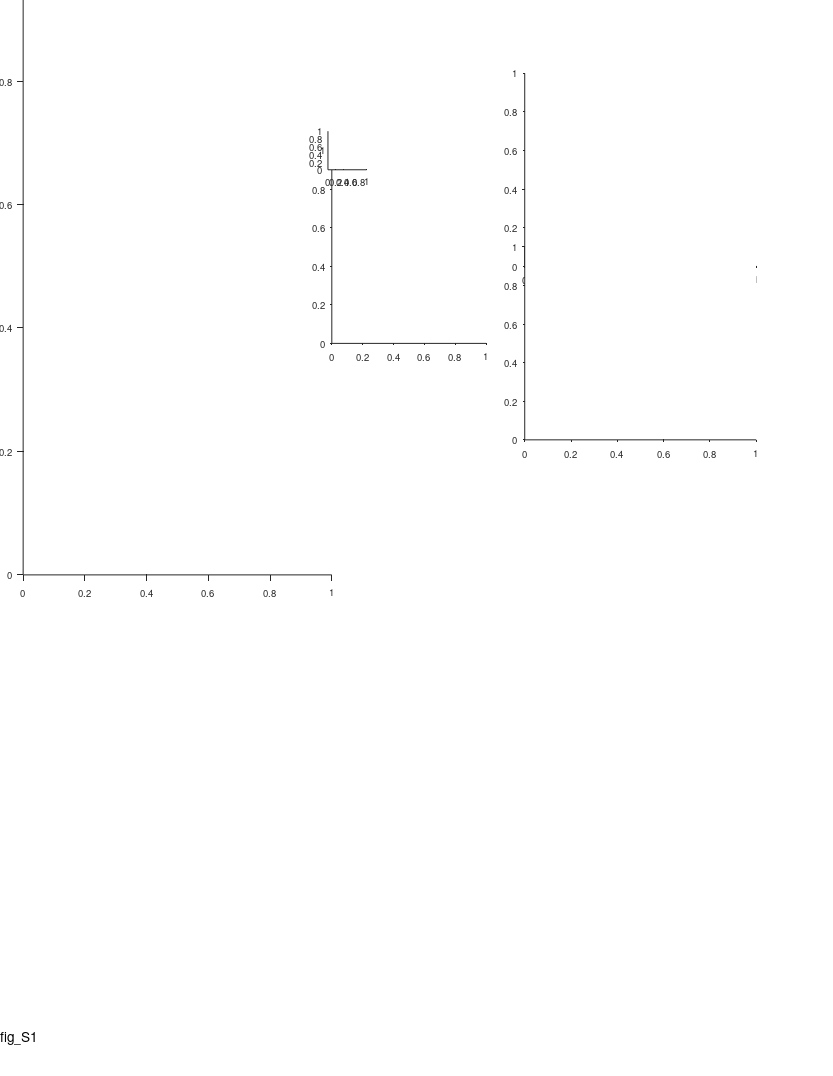

MATLAB code for this plot: (Note: this script raises an error after producing the figure.)
%% Large Scale - fig. supp - functional anatomy

%%
clear 
clc

%% define output files
res_dir = 'L:\paper_figures';
mkdir(res_dir)
fig_name_str = 'fig_S1';
fig_caption_str = 'Functional anatomy';
log_name_str = [fig_name_str '_log_file' '.txt'];
log_name_str = strrep(log_name_str , ':', '-');
log_name_str = strrep(log_name_str , ' ', '_');
log_name_out = fullfile(res_dir, log_name_str);

%% open log file
diary off
diary(log_name_out)
diary on
disp('Log file');
disp(['created: ', datestr(clock)]);
disp('======================================================');
disp([fig_name_str ':' fig_caption_str]);
disp('======================================================');
disp('');

%% create figure
% =========================================================================
% figure_size_cm = [21.0 29.7]; % ~A4
figure_size_cm = [21.6 27.9]; % ~US letter
figure ;
% Some WYSIWYG options:
set(gcf,'DefaultAxesFontSize',7);
set(gcf,'DefaultAxesFontName','helvetica');
set(gcf,'DefaultAxesUnits','centimeters');
set(gcf,'PaperType','usletter')
% set(gcf,'PaperType','<custom>');
set(gcf,'PaperUnits','centimeters','PaperPosition',[0 0 figure_size_cm]);
set(gcf,'PaperOrientation','portrait');
set(gcf,'Units','centimeters','Position',get(gcf,'paperPosition')+[0 0 0 0]); % position on screen...
set(gcf, 'Renderer', 'painters');
set(groot, 'defaultAxesTickDir', 'out');
set(groot,  'defaultAxesTickDirMode', 'manual');
annotation('textbox', [0.5 1 0 0], 'String',fig_name_str, 'HorizontalAlignment','center','Interpreter','none', 'FitBoxToText','on');
pause(0.2); % workaround to solve matlab automatically changing the axes positions...

% create panels
panel_CDE_size = [4.5 3];
panel_A(1) = axes('position', [ 0.6 13 8 16]);
panel_B(1) = axes('position', [ 8.6 19 4 5]);
panel_B(2) = axes('position', [13.6 21 6 5]);
panel_B(3) = axes('position', [13.6 16.5 6 5]);
% panel_C(1) = axes('position', [3 12   panel_CDE_size]);
% panel_C(2) = axes('position', [9 12   panel_CDE_size]);
% panel_D(1) = axes('position', [3  7.5 panel_CDE_size]);
% panel_D(2) = axes('position', [9  7.5 panel_CDE_size]);
% panel_E(1) = axes('position', [3  3   panel_CDE_size]);
% panel_E(2) = axes('position', [9  3   panel_CDE_size]);
panel_legend = axes('position', [8.5 23.5 1 1]);


%% prepare 3D data for panel A
load('L:\TTs_position\plot_3D_surf_CA1\atlas_coordinates_Tamir_Nov2019.mat')
load('L:\TTs_position\plot_3D_surf_CA1\CA1_3D_struct.mat')

X = CA1_3D_struct.x;
Y = CA1_3D_struct.y;
Z = CA1_3D_struct.z;

TT_x = [atlas_coordinates_Tamir(:).rel_AP_position]/1000; %mm
TT_y = [atlas_coordinates_Tamir(:).ML_position]/1000;
TT_z = -[atlas_coordinates_Tamir(:).DV_position]/1000;

TT_xyz = [TT_x' TT_y' TT_z'];
ALL_fitted_points = [X(:) Y(:) Z(:)];

TT_xyz_tensor = repmat(TT_xyz,1,1,length(ALL_fitted_points(:,1)));
TT_xyz_tensor = shiftdim(TT_xyz_tensor,1); %3xNxN_tt

fitted_tensor = repmat(ALL_fitted_points',1,1,length(TT_x)); %3xNxN_tt

%find closest point on fitted_tensor surface to each of the TTs positions:
norma_TT_to_curve_XY = shiftdim(sqrt(sum((fitted_tensor - TT_xyz_tensor).^2,1))); %NxN_tt
[~, ind] = min(norma_TT_to_curve_XY,[],1);
TT_z_new = ALL_fitted_points(ind,3)+0.050;%so the points will be above the surface

%% panel A - 3D plot of hippocampus CA1 region + TT tracks
axes(panel_A);
cla
hold on
text(0.15,0.89, 'A', 'Units','normalized','FontWeight','bold');

long_axis = linspace(100,0,size(X,1))';
s = surf(X,Y,Z, repmat(long_axis,1,size(X,2)));
% s = surf(X/1000,Y/1000,Z/1000); %DV colormap
set(gca, 'xtick',0:1:4,'ytick', 0:1:6, 'ztick',-10:1:-4);
s.FaceAlpha = 0.6;
s.EdgeColor = 'none';
light(gca,'position',[-0.5,-0.05,0.8],'style','infinite');
% s.FaceLighting = 'gouraud';
xlabel('AP (\mum)'); ylabel('ML (\mum)'); zlabel('DV (\mum)');
hold on;
axis equal
% TT tracks
% scatter3(TT_x, TT_y, TT_z_new, 10, 'k', 'filled');
plot3(repmat(TT_x,2,1), repmat(TT_y,2,1), [TT_z_new'; TT_z_new'+5], '-k', 'LineWidth',1);

grid on
grid off
axis off
view([-60 16])
ha = gca;
ha.XLim = [-0.5 4.5];
ha.YLim = [0.5 7.25];
ha.ZLim = [-11 -2];

% add x/y/z scale bar
scale_bar_center = [2,3,-7];
scale_bar_length = [-1 1];
APMLDV_pos_offset = scale_bar_length.*1.3;
line(scale_bar_center(1)+scale_bar_length,scale_bar_center(2)+[0 0],scale_bar_center(3)+[0 0],'Color','k','LineWidth',1.5);
line(scale_bar_center(1)+[0 0],scale_bar_center(2)+scale_bar_length,scale_bar_center(3)+[0 0],'Color','k','LineWidth',1.5);
line(scale_bar_center(1)+[0 0],scale_bar_center(2)+[0 0],scale_bar_center(3)+scale_bar_length,'Color','k','LineWidth',1.5);
text(scale_bar_center(1)+APMLDV_pos_offset,scale_bar_center(2)+[0 0],scale_bar_center(3)+[0 0], {'A';'P'}, 'FontWeight','bold','FontSize',10,'HorizontalAlignment','center', 'VerticalAlignment','middle');
text(scale_bar_center(1)+[0 0],scale_bar_center(2)+APMLDV_pos_offset,scale_bar_center(3)+[0 0], {'M';'L'}, 'FontWeight','bold','FontSize',10,'HorizontalAlignment','center', 'VerticalAlignment','middle');
text(scale_bar_center(1)+[0 0],scale_bar_center(2)+[0 0],scale_bar_center(3)+APMLDV_pos_offset, {'V';'D'}, 'FontWeight','bold','FontSize',10,'HorizontalAlignment','center', 'VerticalAlignment','middle');

text(1,1.5,-5,    {'Septal';'pole'}, 'FontSize',8,'HorizontalAlignment','left');
text(1,2.3,-10.3, {'Temporal';'pole'}, 'FontSize',8,'HorizontalAlignment','left');

% add colorbar
POSf = ds2nfu(panel_A(1), [0 0 0 0]);
POSf([1 2]) = POSf([1 2]) + [0.05 0.1];
POSf([3 4]) = [0.01 0.10];
% colorbar_ax_pos = [panel_A(1).Position(1:2)+[panel_A(1).Position(3) 1] 0.7 3];
c=colorbar('location','EastOutside', 'position', POSf);
c.Ticks = [0,100];
c.TickLabels = {'100','0'};
c.Label.String = 'Longitudinal axis (%)';
c.Label.FontSize = 8;

colormap cool


%% load population data
% =========================================================================
prm = PARAMS_GetAll();
cells_t = DS_get_cells_summary();
bats = [79,148,9861,2289];
cells_t(~ismember(cells_t.bat, bats ),:) = [];
cells = cellfun(@(c)(cell_load_data(c,'details')), cells_t.cell_ID, 'UniformOutput',0);
cells = [cells{:}];
cells = [cells.details];
cells(~contains({cells.brain_area}, 'CA1')) = [];
cells(~ismember([cells.ClusterQuality], [2])) = [];
cells = cellfun(@(c)(cell_load_data(c,'details','stats')), {cells.cell_ID}, 'UniformOutput',0);
cells = [cells{:}];
cells_details = [cells.details];
cells_ID = {cells_details.cell_ID};
stats = [cells.stats];
stats = [stats.all];
cells_ID([stats.meanFR_all]>prm.inclusion.interneuron_FR_thr)=[];
clear cells stats cells_details cells_t
cells = cellfun(@(c)(cell_load_data(c,'details','stats','meanFR','stats','inclusion','signif','fields','FR_map')), cells_ID, 'UniformOutput',0);
cells = [cells{:}];
whos cells

% load('L:\TTs_position\atlas_coordinates_Tamir_sep2019.mat');
% load('L:\TTs_position\Prox2dist_curve.mat');
load('L:\TTs_position\atlas_coordinates_Tamir_Nov2019.mat');
atlas_coordinates = struct2table(atlas_coordinates_Tamir);

%% get population stats
pop_stats = cat(1,cells.stats);
pop_stats_dir = cat(1,pop_stats.dir);
pop_signif = cat(1,cells.signif);
pop_signif_TF = arrayfun(@(x)(x.TF), pop_signif);
signif_both_dir_IX = all(pop_signif_TF,2);
signif_at_least_one_dir_IX = any(pop_signif_TF,2);
pop_details = cat(1,cells.details);
pop_bat_number = [pop_details.bat];
color_by_bat = 1;
if color_by_bat 
    pop_bat_color = arrayfun(@(x)(prm.graphics.colors.bats(x)),pop_bat_number,'UniformOutput',0);
else
    pop_bat_color = arrayfun(@(x)([0 0 0]),pop_bat_number,'UniformOutput',0);
end

%% panel B - plot TT positions (only with signif cells!)
axes(panel_B(1));
cla
hold on
text(-0.25,1.17, 'B', 'Units','normalized','FontWeight','bold');

axis ij
axis xy

cells_signif = pop_details(signif_at_least_one_dir_IX);
cells_signif_color = {pop_bat_color{signif_at_least_one_dir_IX}};
[C,IA,IC] = unique({cells_signif.TT_ID});
TT_pos_PD = cat(1,cells_signif(IA).TT_pos_proximodistal_prc);
TT_pos_Long = cat(1,cells_signif(IA).TT_pos_longitudinal_prc);
TT_pos_color = cat(1,cells_signif_color{IA});
scatter(TT_pos_PD*100, TT_pos_Long*100, 5, TT_pos_color);

xlim([0 100])
ylim([10 20]);
xlabel('Proximo-distal axis (%)');
ylabel('Longitudinal axis (%)');

%% draw lines from points to histology slides
slide_examples_TT = {
'bat_0148_TT1';
'bat_9861_TT3';
};
slide_examples_TT_pos = [];
for ii_TT = 1:length(slide_examples_TT)
    TT_IX = find(contains({atlas_coordinates_Tamir.name}, slide_examples_TT{ii_TT}));
    TT_pos_details = atlas_coordinates_Tamir(TT_IX);
    slide_examples_TT_pos(ii_TT,:) = [TT_pos_details.proximo_distal_TT_precentage TT_pos_details.longitudinal_TT_precentage];
end
slide_examples_TT_pos = slide_examples_TT_pos .* 100; % change to percentage

xa = slide_examples_TT_pos(:,1);
ya = slide_examples_TT_pos(:,2);
axes(panel_B(1));
[xaf,yaf] = ds2nfu(xa,ya);
xaf = xaf + 0.003;
yaf = yaf + [1; -1].*0.0015;
% annotation('line', xaf, yaf)
% plot(xa,ya)
annotation('line', [xaf(1) 0.64], [yaf(1) 0.90]);
annotation('line', [xaf(2) 0.64], [yaf(2) 0.74]);

%% legend panel
axes(panel_legend);
cla
hold on
prm = PARAMS_GetAll();
bats_colors = prm.graphics.colors.bats;
for ii_bat = 1:length(bats)
    bat_num = bats(ii_bat);
    c = bats_colors(bat_num);
    scatter(1,ii_bat,9,c);
    text(1+0.25, ii_bat, sprintf('Bat %d',bat_num), 'FontSize',7,'HorizontalAlignment','Left');
end
xlim([0 1]);
ylim([1 length(bats)]);
set(gca,'Visible','off');


%% histology slice example
axes(panel_B(2));
cla
hold on
histology_slice_example_file = 'L:\resources\Histology\processed\Tamir_bat148_Sec16a_X4_after_WB.tif';
image = imread(histology_slice_example_file);
imshow(image);
% add arrow to indicate the track/lesion
harr = annotation('arrow', [0 1],[0 1]);
hax = gca;
harr.Parent = hax;
harr.X = 870 + [0 6];
harr.Y = 350 + [9 0];
harr.LineStyle = 'none';
harr.HeadLength = 7;
harr.HeadWidth = 7;
harr.Color = [1 0 0];
xlim([324 1795]);
ylim([ 67 1116]);
hax.DataAspectRatio(:) = 1;
% add CA1 border lines
plot([1588 1484],[347 539], 'k-', 'LineWidth',0.7); % border correction by nachum
% plot([686 763],[480 550], 'k-', 'LineWidth',0.7);
plot([590 760],[525 570], 'k-', 'LineWidth',0.7); % border correction by nachum
text(1000,222,'CA1','FontSize',8,'FontWeight','bold')
% add scale bar
scale_bar_mm = 1;
pixel2mm = 2.325e-3;
scale_bar_pixels = scale_bar_mm / pixel2mm ;
xa = hax.XLim(1) + [0 scale_bar_pixels];
ya = hax.YLim([1 1]);
[xaf,yaf] = ds2nfu(xa,ya);
% yaf = yaf + 0.016;
hl=annotation('line',xaf,yaf);
hl.LineWidth = 2;
hl.Color = 'k';
% h=annotation('textbox',[xaf(2)+0.001 yaf(1) 0 0], 'String',sprintf('%dmm',scale_bar_mm), 'FitBoxToText','on', 'LineStyle','none');
text(550, 1180, sprintf('%dmm',scale_bar_mm), 'HorizontalAlignment','center', 'VerticalAlignment','middle','FontSize',8);

axes(panel_B(3));
cla
hold on
histology_slice_example_file = 'L:\resources\Histology\processed\Tamir_bat9861_Sec15a_X4_after_WB.tif';
image = imread(histology_slice_example_file);
imshow(image);
% add arrow to indicate the track/lesion
harr = annotation('arrow', [0 1],[0 1]);
hax = gca;
harr.Parent = hax;
harr.X = 920 + [0 11];
harr.Y = 260 + [9 0];
harr.LineStyle = 'none';
harr.HeadLength = 7;
harr.HeadWidth = 7;
harr.Color = [1 0 0];
xlim([80 1934])
ylim([30 1188])
hax.DataAspectRatio(:) = 1;
% add CA1 border lines
% plot([1640 1543],[234 430], 'k-', 'LineWidth',0.7);
plot([1635 1505],[192 437], 'k-', 'LineWidth',0.7); % border correction by nachum
% plot([476 557],[457 580], 'k-', 'LineWidth',0.7);
% plot([370 525],[535 592], 'k-', 'LineWidth',0.7); % border correction by nachum
plot([336 550],[524 602], 'k-', 'LineWidth',0.7); % border correction by nachum - another correction
text(1000,130,'CA1','FontSize',8,'FontWeight','bold')
% add scale bar
scale_bar_mm = 1;
pixel2mm = 2.325e-3;
scale_bar_pixels = scale_bar_mm / pixel2mm ;
xa = hax.XLim(1) + [0 scale_bar_pixels];
ya = hax.YLim([1 1]);
[xaf,yaf] = ds2nfu(xa,ya);
% yaf = yaf + 0.025;
hl=annotation('line',xaf,yaf);
hl.LineWidth = 2;
hl.Color = 'k';
% annotation('textbox',[xaf(2)+0.001 yaf(1) 0.1 0.1], 'String',sprintf('%dmm',scale_bar_mm), 'FitBoxToText','on', 'LineStyle','none');
text(300, 1270, sprintf('%dmm',scale_bar_mm), 'HorizontalAlignment','center', 'VerticalAlignment','middle','FontSize',8);

%%
if 0
    
%% panels BCD labels
TT_pos_labels = {'Proximo-distal (%)';'Longitudinal (%)'};
TT_pos_limits = [0 100; 10 20];
scatter_jitter_std = [1 0.10];

%% panel C - plot L/S ratio vs. TT positions (proximo-distal or Longitudinal)
for ii_pos_TT_opt = 1:2
    axes(panel_C(ii_pos_TT_opt));
    cla
    hold on

    cells_signif = pop_details(signif_at_least_one_dir_IX);
    cells_signif_color = {pop_bat_color{signif_at_least_one_dir_IX}};
    stats_signif = [pop_stats(signif_at_least_one_dir_IX).all];
    x = cat(1,cells_signif.TT_pos_prc) .* 100;
    y = [stats_signif.field_ratio_LS];
    TT_pos_color = cat(1,cells_signif_color{:});
    rng(0);
    h=scatter(x(:,ii_pos_TT_opt)+scatter_jitter_std(ii_pos_TT_opt)*randn(size(x,1),1), y, 5, TT_pos_color);
    % h.Marker = 'x';
    % h.SizeData = 20;
    
    [r,pval_r]     = corr(x(:,ii_pos_TT_opt),y','rows','pairwise','type','Pearson');
    [rho,pval_rho] = corr(x(:,ii_pos_TT_opt),y','rows','pairwise','type','Spearman');
    text(0.05,0.95, {sprintf('r = %.2f',r);sprintf('P = %.2f',pval_r)}, ...
        'Units','normalized','HorizontalAlignment','left','VerticalAlignment','top','FontSize',7);
%     text(1,0.8, {sprintf('%s=%.2f','\rho',rho);sprintf('P=%.2f',pval_rho)}, ...
%         'Units','normalized','HorizontalAlignment','right','VerticalAlignment','top','FontSize',7);
    
    xlim(TT_pos_limits(ii_pos_TT_opt,:))
    ylim([0 15]);
    xlabel(TT_pos_labels{ii_pos_TT_opt});
    ylabel({'Field size ratio';'largest/smallest'},'Units','normalized','Position',[-0.1 0.5]);
end
axes(panel_C(1));
text(-0.25,1.1, 'C', 'Units','normalized','FontWeight','bold');

%% panel D - plot mean Field size vs. TT positions (proximo-distal or Longitudinal)
for ii_pos_TT_opt = 1:2
    axes(panel_D(ii_pos_TT_opt));
    cla
    hold on

    cells_signif = pop_details(signif_at_least_one_dir_IX);
    cells_signif_color = {pop_bat_color{signif_at_least_one_dir_IX}};
    stats_signif = [pop_stats(signif_at_least_one_dir_IX).all];
    x = cat(1,cells_signif.TT_pos_prc) .* 100;
    y = [stats_signif.field_size_mean];
    TT_pos_color = cat(1,cells_signif_color{:});
    rng(0);
    h=scatter(x(:,ii_pos_TT_opt)+scatter_jitter_std(ii_pos_TT_opt)*randn(size(x,1),1), y, 5, TT_pos_color);
    % h.Marker = 'x';
    % h.SizeData = 20;

    [r,pval_r]     = corr(x(:,ii_pos_TT_opt),y','rows','pairwise','type','Pearson');
    [rho,pval_rho] = corr(x(:,ii_pos_TT_opt),y','rows','pairwise','type','Spearman');
    text(0.05,1, {sprintf('r = %.2f',r);sprintf('P = %.2f',pval_r)}, ...
        'Units','normalized','HorizontalAlignment','left','VerticalAlignment','top','FontSize',7);
%     text(1,0.8, {sprintf('%s=%.2f','\rho',rho);sprintf('P=%.2f',pval_rho)}, ...
%         'Units','normalized','HorizontalAlignment','right','VerticalAlignment','top','FontSize',7);
    
    xlim(TT_pos_limits(ii_pos_TT_opt,:))
    ylim([0 20]);
    xlabel(TT_pos_labels{ii_pos_TT_opt});
    ylabel('Average field size (m)','Units','normalized','Position',[-0.1 0.5]);
end
axes(panel_D(1));
text(-0.25,1.1, 'D', 'Units','normalized','FontWeight','bold');


%% panel E - plot number of fields vs. TT positions (proximo-distal or Longitudinal)
for ii_pos_TT_opt = 1:2
    axes(panel_E(ii_pos_TT_opt));
    cla
    hold on

    cells_signif = pop_details(signif_at_least_one_dir_IX);
    cells_signif_color = {pop_bat_color{signif_at_least_one_dir_IX}};
    stats_signif = [pop_stats(signif_at_least_one_dir_IX).all];
    x = cat(1,cells_signif.TT_pos_prc) .* 100;
    y = [stats_signif.field_num];
    TT_pos_color = cat(1,cells_signif_color{:});
    rng(0);
    h=scatter(x(:,ii_pos_TT_opt)+scatter_jitter_std(ii_pos_TT_opt)*randn(size(x,1),1), y, 5, TT_pos_color);
    % h.Marker = 'x';
    % h.SizeData = 20;

    [r,pval_r]     = corr(x(:,ii_pos_TT_opt),y','rows','pairwise','type','Pearson');
    [rho,pval_rho] = corr(x(:,ii_pos_TT_opt),y','rows','pairwise','type','Spearman');
    text(0.05,1, {sprintf('r = %.2f',r);sprintf('P = %.2f',pval_r)}, ...
        'Units','normalized','HorizontalAlignment','left','VerticalAlignment','top','FontSize',7);
%     text(1,0.8, {sprintf('%s=%.2f','\rho',rho);sprintf('P=%.2f',pval_rho)}, ...
%         'Units','normalized','HorizontalAlignment','right','VerticalAlignment','top','FontSize',7);
    
    xlim(TT_pos_limits(ii_pos_TT_opt,:))
    ylim([0 40]);
    xlabel(TT_pos_labels{ii_pos_TT_opt});
    ylabel('No. of fields','Units','normalized','Position',[-0.1 0.5]);
end
axes(panel_E(1));
text(-0.25,1.1, 'E', 'Units','normalized','FontWeight','bold');

end
%%






%%


%% print/save the figure
fig_name_out = fullfile(res_dir, fig_name_str);
print(gcf, fig_name_out, '-dpdf', '-cmyk', '-painters');
% print(gcf, fig_name_out, '-dtiff', '-cmyk', '-painters');
% saveas(gcf , fig_name_out, 'fig');
disp('figure was successfully saved to pdf/tiff/fig formats');


